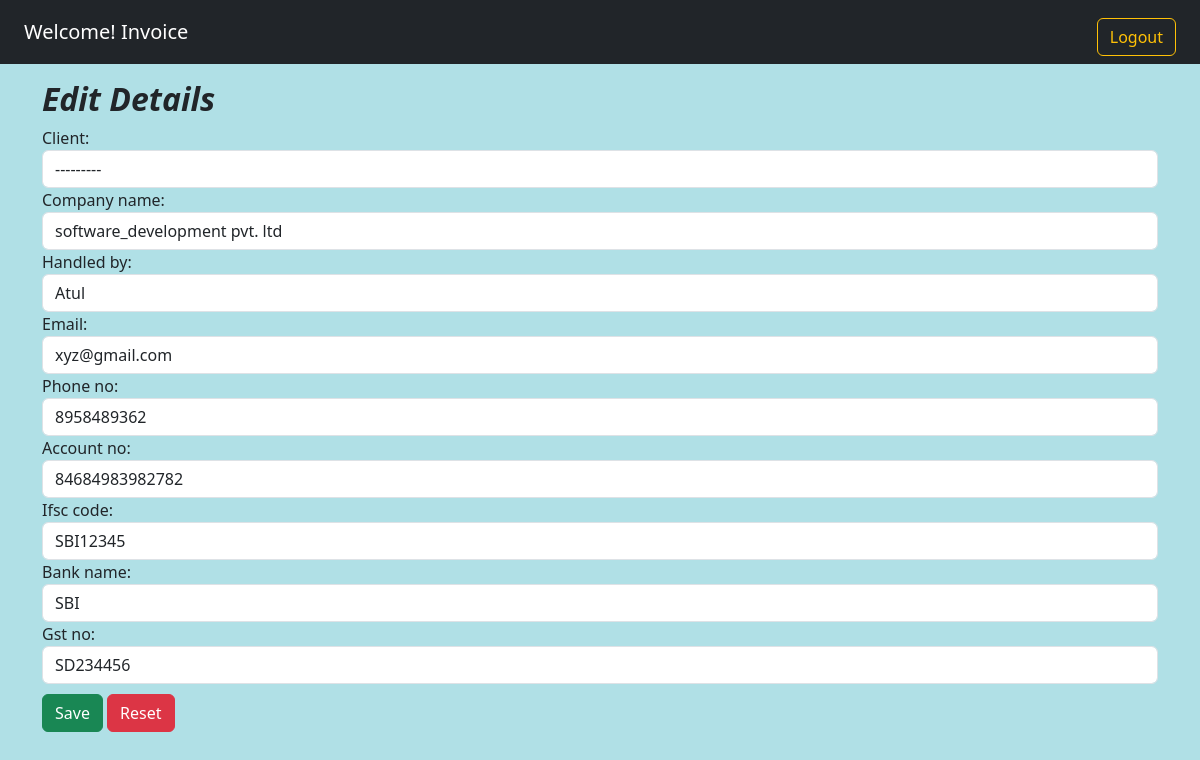
The app's page /edit/1/ (signed in) with its own data.
### home/models.py (models this page shows, shortened)
class Service_Provider(models.Model):
    client=models.OneToOneField(Client, on_delete=models.CASCADE)
    company_name=models.CharField(max_length=50)
    handled_by=models.CharField(max_length=50)
    email=models.EmailField( max_length=254)
    phone_no=models.IntegerField()
    account_no=models.IntegerField()
    ifsc_code=models.CharField(max_length=50)
    bank_name=models.CharField(max_length=50)
    gst_no=models.CharField(max_length=50)
    delivered_at=models.DateTimeField(auto_now_add=True)

class Client(models.Model):
    company_name=models.CharField( max_length=50)
    gst_no=models.CharField( max_length=50)
    country=models.CharField(max_length=50)
    state=models.CharField( max_length=50)
    address=models.TextField()
    created_at=models.DateTimeField(auto_now_add=True)
    def __str__(self):
        return f"{self.company_name} --{self.gst_no}"

### home/views.py (the view, shortened to what this page needs)
# urls.py: path("edit/<int:id>/",edit,name="edit"),
@login_required(login_url="/")
def edit(request,id):
    context={
        "x":[1,2,3,4],
        "form":Services_ProviderForm(id)
    }
    return render(request,"edit.html",context)

### templates/edit.html (shortened to what this page needs)
{% extends 'base.html' %}
{% block body %}
<div class="container">
    <div><h2><i><b>Edit Details</b></i></h2></div>
    <form method="POST">
        {{form}}
        <button type="submit" class="btn btn-success">Save</button>
        <button type="reset" class="btn btn-danger">Reset</button>
    </form>
{% endblock body %}

### templates/base.html (shortened to what this page needs)
{% load static %}
<!doctype html>
<html lang="en">
<head>
    <link href="https://cdn.jsdelivr.net/npm/bootstrap@5.3.1/dist/css/bootstrap.min.css" rel="stylesheet"
>
    <link rel="stylesheet" href="{% static 'css/style.css' %}">
</head>
<body>
    <div class="container-fluid bg-dark mb-3">
        <nav class="navbar bg-body-dark ">
            <div class="container-fluid">
                <a class="navbar-brand text-white" href="/home">Welcome! {{user}}</a>
                <a class="btn btn-outline-warning" href="/logout">Logout</a>
            </div>
        </nav>
    </div>
    {% block body %}
    {% endblock body %}
</body>
</html>

### static/css/style.css (style rules this page uses)
body { background: powderblue; }
.btn { margin-top: 10px; }

### records on screen
Service_Provider: client "---------", handled_by "Atul", email "xyz@gmail.com", phone_no "8958489362", account_no "84684983982782", ifsc_code "SBI12345", bank_name "SBI"
Client: company_name "software_development pvt. ltd", gst_no "SD234456"

### other values on screen
{{ user }} "Invoice"
